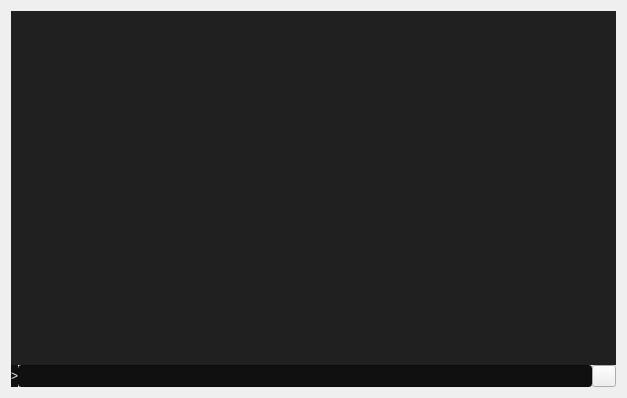
<?xml version="1.0" encoding="UTF-8"?>
<ui version="4.0">
 <class>ConsolePage</class>
 <widget class="QWidget" name="ConsolePage">
  <property name="geometry">
   <rect>
    <x>0</x>
    <y>0</y>
    <width>627</width>
    <height>398</height>
   </rect>
  </property>
  <property name="sizePolicy">
   <sizepolicy hsizetype="Expanding" vsizetype="Expanding">
    <horstretch>0</horstretch>
    <verstretch>0</verstretch>
   </sizepolicy>
  </property>
  <property name="windowTitle">
   <string>Quotient - Debug window</string>
  </property>
  <layout class="QGridLayout" name="gridLayout">
   <item row="0" column="0">
    <layout class="QVBoxLayout" name="verticalLayout">
     <property name="spacing">
      <number>0</number>
     </property>
     <item>
      <widget class="QTextEdit" name="messagesWidget">
       <property name="minimumSize">
        <size>
         <width>0</width>
         <height>100</height>
        </size>
       </property>
       <property name="styleSheet">
        <string notr="true">#messagesWidget { background-color: #202020; color: #ffffff; }</string>
       </property>
       <property name="frameShape">
        <enum>QFrame::NoFrame</enum>
       </property>
       <property name="frameShadow">
        <enum>QFrame::Plain</enum>
       </property>
       <property name="readOnly">
        <bool>true</bool>
       </property>
       <property name="tabKeyNavigation" stdset="0">
        <bool>false</bool>
       </property>
       <property name="columnCount" stdset="0">
        <number>2</number>
       </property>
      </widget>
     </item>
     <item>
      <layout class="QHBoxLayout" name="horizontalLayout_2">
       <property name="spacing">
        <number>0</number>
       </property>
       <item>
        <widget class="QLabel" name="label">
         <property name="styleSheet">
          <string notr="true">#label { background-color:#101010; color:#efefef; }</string>
         </property>
         <property name="text">
          <string notr="true">&gt;</string>
         </property>
        </widget>
       </item>
       <item>
        <widget class="QLineEdit" name="lineEdit">
         <property name="mouseTracking">
          <bool>false</bool>
         </property>
         <property name="styleSheet">
          <string notr="true">#lineEdit { background-color: #101010; color:#00CC00;}</string>
         </property>
        </widget>
       </item>
       <item>
        <widget class="QPushButton" name="clearButton">
         <property name="maximumSize">
          <size>
           <width>24</width>
           <height>24</height>
          </size>
         </property>
         <property name="toolTip">
          <string>Clear console</string>
         </property>
         <property name="text">
          <string/>
         </property>
         <property name="icon">
          <iconset resource="../bitcoin.qrc">
           <normaloff>:/icons/remove</normaloff>:/icons/remove</iconset>
         </property>
         <property name="shortcut">
          <string notr="true">Ctrl+L</string>
         </property>
         <property name="autoDefault">
          <bool>false</bool>
         </property>
        </widget>
       </item>
      </layout>
     </item>
    </layout>
   </item>
  </layout>
 </widget>
 <resources>
  <include location="../bitcoin.qrc"/>
 </resources>
 <connections/>
</ui>
